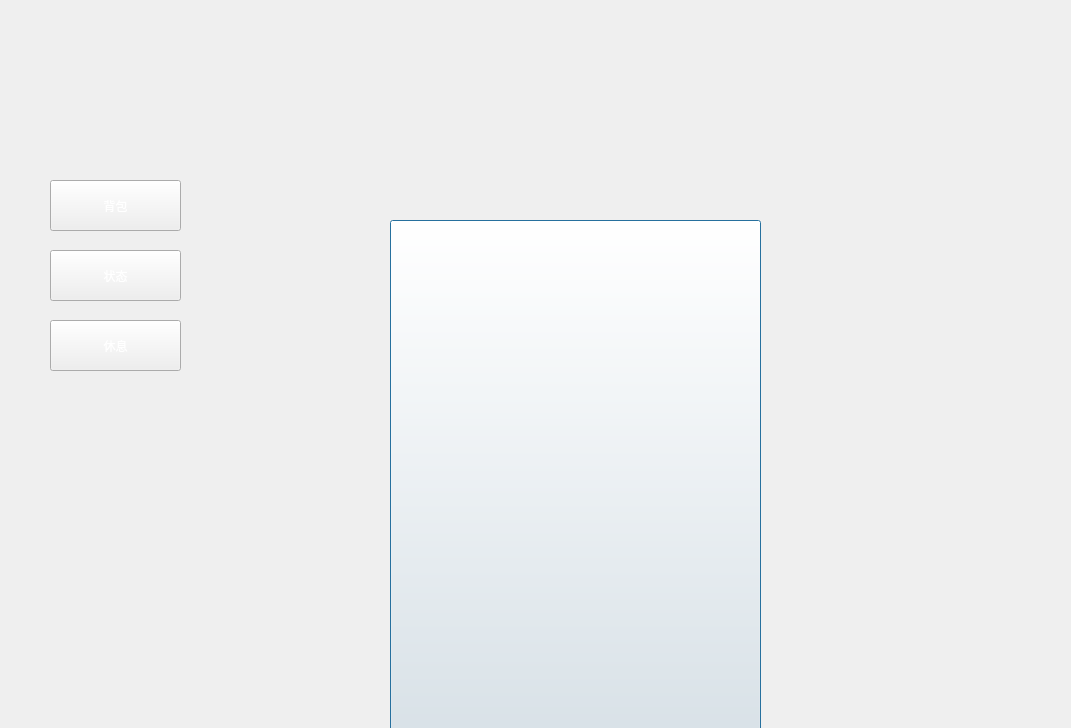
<?xml version="1.0" encoding="UTF-8"?>
<ui version="4.0">
 <class>KeZhan</class>
 <widget class="QDialog" name="KeZhan">
  <property name="geometry">
   <rect>
    <x>0</x>
    <y>0</y>
    <width>1071</width>
    <height>728</height>
   </rect>
  </property>
  <property name="sizePolicy">
   <sizepolicy hsizetype="Fixed" vsizetype="Fixed">
    <horstretch>0</horstretch>
    <verstretch>0</verstretch>
   </sizepolicy>
  </property>
  <property name="minimumSize">
   <size>
    <width>1071</width>
    <height>728</height>
   </size>
  </property>
  <property name="maximumSize">
   <size>
    <width>1071</width>
    <height>728</height>
   </size>
  </property>
  <property name="windowTitle">
   <string>无涯</string>
  </property>
  <property name="windowIcon">
   <iconset>
    <normaloff>:/image/Resources/无涯.png</normaloff>:/image/Resources/无涯.png</iconset>
  </property>
  <property name="styleSheet">
   <string notr="true">border-image: url(:/image/Resources/kezhan.png);</string>
  </property>
  <widget class="QLabel" name="lblText">
   <property name="geometry">
    <rect>
     <x>50</x>
     <y>530</y>
     <width>971</width>
     <height>181</height>
    </rect>
   </property>
   <property name="styleSheet">
    <string notr="true">border-image: url(:/image/Resources/透明背景.png);
color: rgb(255, 255, 255);
font: 16pt &quot;隶书&quot;;</string>
   </property>
   <property name="text">
    <string/>
   </property>
   <property name="alignment">
    <set>Qt::AlignLeading|Qt::AlignLeft|Qt::AlignTop</set>
   </property>
   <property name="wordWrap">
    <bool>true</bool>
   </property>
  </widget>
  <widget class="QPushButton" name="btnBXS">
   <property name="geometry">
    <rect>
     <x>390</x>
     <y>220</y>
     <width>371</width>
     <height>511</height>
    </rect>
   </property>
   <property name="styleSheet">
    <string notr="true">border-image: url(:/people/Resources/baixiaosheng.png);
color: rgb(255, 255, 255);
font: 16pt &quot;隶书&quot;;</string>
   </property>
   <property name="text">
    <string/>
   </property>
  </widget>
  <widget class="QLabel" name="lblBXS">
   <property name="geometry">
    <rect>
     <x>480</x>
     <y>340</y>
     <width>111</width>
     <height>61</height>
    </rect>
   </property>
   <property name="styleSheet">
    <string notr="true">border-image: url(:/other/Resources/透明背景.png);
color: rgb(255, 255, 255);
font: 16pt &quot;隶书&quot;;</string>
   </property>
   <property name="text">
    <string>百晓生</string>
   </property>
  </widget>
  <widget class="QPushButton" name="btnRest">
   <property name="geometry">
    <rect>
     <x>50</x>
     <y>320</y>
     <width>131</width>
     <height>51</height>
    </rect>
   </property>
   <property name="styleSheet">
    <string notr="true">border-image: url(:/other/Resources/透明背景.png);
border-image: url(:/other/Resources/边框2.png);
color: rgb(255, 255, 255);
font: 20pt &quot;隶书&quot;;</string>
   </property>
   <property name="text">
    <string>休息</string>
   </property>
  </widget>
  <widget class="QPushButton" name="btnState">
   <property name="geometry">
    <rect>
     <x>50</x>
     <y>250</y>
     <width>131</width>
     <height>51</height>
    </rect>
   </property>
   <property name="styleSheet">
    <string notr="true">border-image: url(:/other/Resources/透明背景.png);
border-image: url(:/other/Resources/边框2.png);
color: rgb(255, 255, 255);
font: 20pt &quot;隶书&quot;;</string>
   </property>
   <property name="text">
    <string>状态</string>
   </property>
  </widget>
  <widget class="QPushButton" name="btnBag">
   <property name="geometry">
    <rect>
     <x>50</x>
     <y>180</y>
     <width>131</width>
     <height>51</height>
    </rect>
   </property>
   <property name="styleSheet">
    <string notr="true">border-image: url(:/other/Resources/透明背景.png);
border-image: url(:/other/Resources/边框2.png);
color: rgb(255, 255, 255);
font: 20pt &quot;隶书&quot;;</string>
   </property>
   <property name="text">
    <string>背包</string>
   </property>
  </widget>
  <zorder>lblBXS</zorder>
  <zorder>btnBXS</zorder>
  <zorder>lblText</zorder>
  <zorder>btnRest</zorder>
  <zorder>btnState</zorder>
  <zorder>btnBag</zorder>
 </widget>
 <layoutdefault spacing="6" margin="11"/>
 <resources>
  <include location="Menu.qrc"/>
 </resources>
 <connections/>
</ui>
